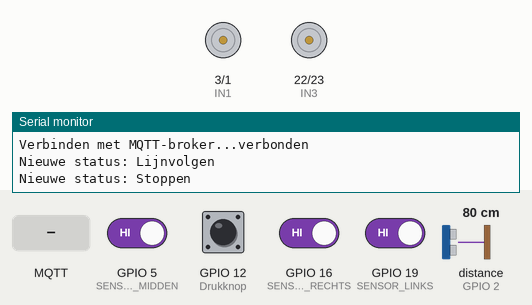
The sketch below on a simulated ESP32. Shown: motor-driver pin pairs drawn as motors (green arrow = first pin HIGH = forward, orange = second pin HIGH = backward, longer = more drive, scaled by the enable pin), the last lines printed to the serial monitor. Wiring (inferred from the names in the program): ultrasonic range finder: trigger GPIO 4; echo GPIO 2. The test bench sets the inputs (shaded band); at power-on: GPIO 5 (SENSOR_MIDDEN), GPIO 12 (Drukknop), GPIO 16 (SENSOR_RECHTS), GPIO 19 (SENSOR_LINKS) HIGH, distance to the obstacle (sensor on GPIO 2) 80 cm. The echo pulse lasts 58.3 µs per cm; WiFi joins after 1.5 s; servers stay silent unless stated; no MQTT or app messages arrive unless stated.

Above: at 2.7 s.
2.8 s: distance to the obstacle (sensor on GPIO 2) set to 17 cm
At 3.9 s:
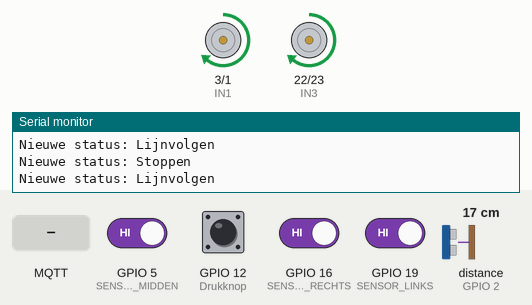
9.7 s: distance to the obstacle (sensor on GPIO 2) set to 13 cm
At 12.4 s:
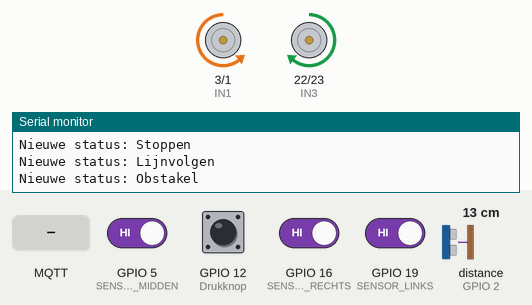
16.6 s: MQTT message "stop" arrives on the first subscribed topic
At 17.4 s:
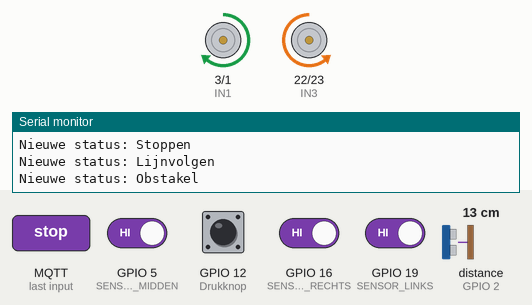
Timing chart, 0 to 19.8 s (numbered marks = the images above; inputs shaded):
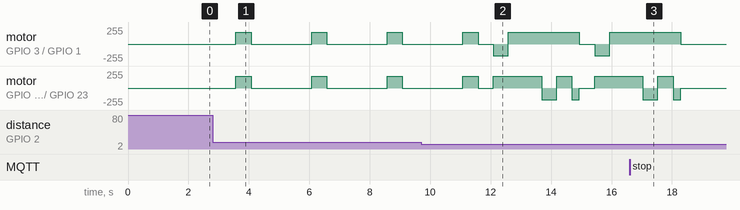

The sketch:

robot.ino
```cpp
// ===== Bibliotheken =====
#include <WiFi.h>          // Importeert de bibliotheek om WiFi-functionaliteit te gebruiken op de ESP32.
#include <PubSubClient.h>  // Importeert de bibliotheek voor MQTT (Message Queuing Telemetry Transport) communicatie.

// ===== WiFi en MQTT Instellingen =====
const char* ssid = "embed";                 // Definieert de naam (SSID) van het WiFi-netwerk waarmee verbonden moet worden.
const char* password = "weareincontrol";    // Definieert het wachtwoord van het WiFi-netwerk.
const char* mqtt_server = "192.168.1.91";   // Definieert het IP-adres van de MQTT-broker (de server die de berichten verwerkt).

WiFiClient espClient;                     // Creëert een WiFi-client object. Dit is nodig voor de MQTT-bibliotheek om een netwerkverbinding te maken.
PubSubClient client(espClient);           // Creëert een MQTT-client object en koppelt deze aan de hierboven gemaakte WiFi-client.

// ===== Sensor Pinnen =====
// Hier worden de fysieke pinnen van de ESP32 gedefinieerd waar de sensoren op aangesloten zijn.
const int trigPinVoor = 4;     // Definieert de pin voor de Trigger van de voorste ultrasone sensor.
const int echoPinVoor = 2;     // Definieert de pin voor de Echo van de voorste ultrasone sensor.
const int SENSOR_MIDDEN = 5;   // Definieert de pin voor de middelste lijnsensor.
const int SENSOR_LINKS = 19;   // Definieert de pin voor de linker lijnsensor.
const int SENSOR_RECHTS = 16;  // Definieert de pin voor de rechter lijnsensor.

// ===== Motor Pinnen =====
// Hier worden de pinnen gedefinieerd voor de L298N motor driver.
const int ENA = 21, IN1 = 3, IN2 = 1;    // Pinnen voor de RECHTER motor: ENA (snelheid), IN1 en IN2 (richting).
const int ENB = 18, IN3 = 22, IN4 = 23;  // Pinnen voor de LINKER motor: ENB (snelheid), IN3 en IN4 (richting).

// ===== Snelheden =====
// Definieert de snelheden voor verschillende manoeuvres. Waardes zijn PWM-waardes (0-255).
const int Snelheid_Forward = 180; // De standaardsnelheid voor vooruit rijden.
const int Snelheid_Back = 180;    // De standaardsnelheid voor achteruit rijden.
const int Snelheid_Draai = 180;   // De standaardsnelheid bij het draaien.

// ===== Obstakel Detectie =====
const float FRONT_OBSTACLE_DISTANCE = 15.0; // De afstand in centimeters waarbij de robot een object als een te vermijden obstakel beschouwt.

// ===== Robot Status =====
// Een 'enum' (opsomming) om de verschillende mogelijke statussen van de robot te benoemen. Dit maakt de code leesbaarder.
enum RobotStatus {
  GESTOPT,              // De robot staat stil (initiele staat of na een stop-commando).
  RIJDEND,              // Een algemene rij-status (momenteel minder gebruikt).
  OBSTAKEL_DETECTEERD,  // De robot is bezig met het ontwijken van een obstakel.
  LIJN_VOLGEN,          // De robot is de lijn aan het volgen.
  GESTOPT_DOOR_KNOP     // De robot is gepauzeerd door de fysieke knop.
};
RobotStatus huidigeStatus = GESTOPT; // Een variabele om de huidige status van de robot bij te houden. Begint als GESTOPT.

// ===== Timing Variabelen =====
unsigned long LaatstePublish = 0;   // Houdt de tijd bij van de laatste keer dat sensor data via MQTT is verstuurd.
const long Ultrasoon_Interval = 1000; // Het interval in milliseconden tussen het publiceren van de ultrasone sensorwaarden.

// ===== Motor PWM Kanalen =====
// De ESP32 gebruikt LEDC (LED Control) kanalen voor PWM-signalen. We wijzen elk een kanaal toe.
const int Motor_Left = 0;  // PWM-kanaal 0 voor de linkermotor.
const int Motor_Right = 1; // PWM-kanaal 1 voor de rechtermotor.

// ===== Drukknop Configuratie =====
const int Drukknop = 12;                // Definieert de pin waar de fysieke drukknop op aangesloten is.
bool pauzeActief = false;               // Houdt de 'gedebouncete' staat van de pauzeknop bij (waar = gepauzeerd, onwaar = actief).
bool commandPause = false;              // Houdt bij of de robot gepauzeerd is via een MQTT-commando ("stop").
const unsigned long debounceDelay = 50; // De wachttijd in milliseconden om 'denderen' (meerdere snelle signalen bij één druk) van de knop te negeren.

// Variabelen voor het 'polling debounce' mechanisme.
bool laatsteKnopStatus = HIGH;          // Slaat de vorige gelezen status van de knop op. HIGH omdat we INPUT_PULLUP gebruiken (niet ingedrukt = HIGH).
unsigned long lastDebounceTime = 0;     // Tijdstip van de laatste keer dat de knop van status veranderde.
bool knopStatus = HIGH;                 // Slaat de stabiele, 'gedebouncete' status van de knop op.


// ===== WiFi en MQTT Setup Functies =====
void setup_wifi() {
  delay(10);                      // Korte vertraging om de hardware te stabiliseren bij opstarten.
  Serial.begin(115200);           // Start de seriële communicatie (voor debug-berichten via USB).
  Serial.println();               // Print een lege lijn voor leesbaarheid.
  Serial.print("Verbinden met WiFi ");
  Serial.println(ssid);           // Print met welk netwerk we proberen te verbinden.

  WiFi.begin(ssid, password);     // Start het WiFi-verbindingsproces met de opgegeven SSID en wachtwoord.

  while (WiFi.status() != WL_CONNECTED) { // Een 'while'-lus die blijft draaien zolang er geen WiFi-verbinding is.
    delay(500);                           // Wacht een halve seconde.
    Serial.print(".");                    // Print een puntje om aan te geven dat het proces bezig is.
  }
  Serial.println("");             // Ga naar de volgende regel als de verbinding is gelukt.
  Serial.println("WiFi verbonden");
  Serial.print("IP-adres: ");
  Serial.println(WiFi.localIP()); // Print het verkregen IP-adres op de seriële monitor.
}

// Deze functie wordt automatisch aangeroepen wanneer een MQTT-bericht binnenkomt op een geabonneerd topic.
void callback(char* topic, byte* payload, unsigned int length) {
  Serial.print("Bericht ontvangen [");
  Serial.print(topic);            // Print het topic waar het bericht vandaan kwam.
  Serial.print("]: ");

  String message;                 // Maak een lege String om de boodschap in op te slaan.
  for (int i = 0; i < length; i++) {
    message += (char)payload[i];  // Voeg elke byte uit de payload (als karakter) toe aan de message String.
  }
  Serial.println(message);        // Print de volledige ontvangen boodschap.

  if (String(topic) == "robot/commands") { // Controleert of het bericht afkomstig is van het topic 'robot/commands'.
    if (message == "stop") {               // Als het bericht "stop" is...
      Serial.println("Stopcommando ontvangen!");
      StopMotor();                         // Roep de functie aan om de motoren te stoppen.
      updateStatus(GESTOPT);               // Werk de status van de robot bij naar GESTOPT.
      commandPause = true;                 // Zet de vlag voor de MQTT-pauze op 'waar'.
    } else if (message == "start") {       // Als het bericht "start" is...
      Serial.println("Startcommando ontvangen!");
      commandPause = false;                // Zet de vlag voor de MQTT-pauze op 'onwaar'.
      if (!pauzeActief) {                  // Als de robot NIET door de fysieke knop is gepauzeerd...
          updateStatus(LIJN_VOLGEN);       // ...hervat dan met lijnvolgen.
      } else {                             // Anders...
          Serial.println("Robot is gepauzeerd door knop, startcommando genegeerd voor hervatten."); // ...geef een melding dat de knop eerst moet worden gebruikt.
      }
    }
  }
}

// Functie om opnieuw te verbinden met de MQTT-broker als de verbinding wegvalt.
void reconnect() {
  while (!client.connected()) { // Blijf proberen zolang de client niet verbonden is.
    Serial.print("Verbinden met MQTT-broker...");
    if (client.connect("ESP32Client")) { // Probeert te verbinden met een unieke client-ID "ESP32Client".
      Serial.println("verbonden");
      client.subscribe("robot/commands"); // Als de verbinding succesvol is, abonneer dan op het 'robot/commands' topic.
    } else {
      Serial.print("mislukt, rc=");
      Serial.print(client.state());       // Print de foutcode van de MQTT-client.
      Serial.println(" probeer opnieuw over 5 seconden");
      delay(5000);                        // Wacht 5 seconden voordat er opnieuw wordt geprobeerd.
    }
  }
}

// ===== Sensor Functies =====
// Meet de afstand met een ultrasone sensor.
float measureDistance(int trigPin, int echoPin) {
  digitalWrite(trigPin, LOW);   // Zorg ervoor dat de trigger-pin laag is om te beginnen.
  delayMicroseconds(20);        // Wacht even voor stabiliteit.
  digitalWrite(trigPin, HIGH);  // Zet de trigger-pin 10 microseconden hoog om een geluidspuls te versturen.
  delayMicroseconds(10);
  digitalWrite(trigPin, LOW);   // Zet de trigger-pin weer laag.

  // Meet de tijd (in microseconden) dat de echo-pin hoog is. Dit is de tijd die de puls nodig had om heen en terug te reizen.
  // De 30000 is een timeout in microseconden om niet oneindig te wachten als er geen echo terugkomt.
  long duration = pulseIn(echoPin, HIGH, 30000);
  // Berekent de afstand in cm. De duur wordt vermenigvuldigd met de geluidssnelheid (0.034 cm/µs) en gedeeld door 2 (voor de enkele reis).
  // Als de duur 0 is (timeout), geef dan een hoge waarde (999.0) terug om een foute meting aan te duiden.
  return (duration == 0) ? 999.0 : duration * 0.034 / 2;
}

// ===== Motor Functies =====
// Deze functies sturen de motoren aan.
void StopMotor() {
  digitalWrite(IN1, LOW);     // Zet alle richtingspinnen van de motordriver laag.
  digitalWrite(IN2, LOW);
  digitalWrite(IN3, LOW);
  digitalWrite(IN4, LOW);
  ledcWrite(Motor_Left, 0);   // Zet de snelheid van de linkermotor op 0 via PWM.
  ledcWrite(Motor_Right, 0);  // Zet de snelheid van de rechtermotor op 0 via PWM.
}

void MotorLForward() {
  digitalWrite(IN1, HIGH);    // Stelt de pinnen voor de linkermotor in om vooruit te draaien.
  digitalWrite(IN2, LOW);
}

void MotorLBack() {
  digitalWrite(IN1, LOW);     // Stelt de pinnen voor de linkermotor in om achteruit te draaien.
  digitalWrite(IN2, HIGH);
}

void MotorRForward() {
  digitalWrite(IN3, HIGH);    // Stelt de pinnen voor de rechtermotor in om vooruit te draaien.
  digitalWrite(IN4, LOW);
}

void MotorRBack() {
  digitalWrite(IN3, LOW);     // Stelt de pinnen voor de rechtermotor in om achteruit te draaien.
  digitalWrite(IN4, HIGH);
}

// ===== Bewegingsfuncties =====
void drivestraight() {
  MotorRForward();                      // Zet de rechtermotor op vooruit.
  MotorLForward();                      // Zet de linkermotor op vooruit.
  ledcWrite(Motor_Right, Snelheid_Forward); // Stel de snelheid voor de rechtermotor in.
  ledcWrite(Motor_Left, Snelheid_Forward);  // Stel de snelheid voor de linkermotor in.
}

void driveleft() {
  MotorRForward();                    // Zet de rechtermotor op vooruit.
  MotorLBack();                       // Zet de linkermotor op achteruit (om ter plekke te draaien).
  ledcWrite(Motor_Right, Snelheid_Draai); // Stel de draaisnelheid in.
  ledcWrite(Motor_Left, Snelheid_Draai);
}

void driveright() {
  MotorLForward();                    // Zet de linkermotor op vooruit.
  MotorRBack();                       // Zet de rechtermotor op achteruit (om ter plekke te draaien).
  ledcWrite(Motor_Left, Snelheid_Draai);  // Stel de draaisnelheid in.
  ledcWrite(Motor_Right, Snelheid_Draai);
}

void driveback() {
  MotorLBack();                       // Zet de linkermotor op achteruit.
  MotorRBack();                       // Zet de rechtermotor op achteruit.
  ledcWrite(Motor_Left, Snelheid_Back);   // Stel de snelheid voor achteruit rijden in.
  ledcWrite(Motor_Right, Snelheid_Back);
}

// ===== Robot Logica =====
// Voert een vooraf gedefinieerde reeks bewegingen uit om een obstakel te ontwijken.
void vermijdObstakelLinks() {
  updateStatus(OBSTAKEL_DETECTEERD); // Werk de status bij naar 'obstakel detecteerd'.
  StopMotor();                       // Stop eerst.
  delay(500);                        // Wacht een halve seconde.
  driveleft();                       // Draai naar links.
  delay(500);
  drivestraight();                   // Rijd een stukje vooruit.
  delay(1100);
  driveright();                      // Draai naar rechts om weer parallel aan de originele route te komen.
  delay(500);
  drivestraight();                   // Rijd voorbij het obstakel.
  delay(500);
  driveright();                      // Draai weer naar rechts om terug te keren naar de lijn.
  delay(250);
}

// Logica voor het volgen van een lijn.
void volgLijn() {
  bool Midden = digitalRead(SENSOR_MIDDEN); // Leest de status van de middensensor.
  bool Links = digitalRead(SENSOR_LINKS);   // Leest de status van de linkersensor.
  bool Rechts = digitalRead(SENSOR_RECHTS); // Leest de status van de rechtersensor.

  if (Midden && !Links && !Rechts) {        // Als alleen de middensensor de lijn ziet (is HIGH)...
    drivestraight();                        // ...rijd dan rechtdoor.
  } else if (!Midden && !Rechts && Links) { // Als de linkersensor de lijn ziet...
    driveleft();                            // ...stuur dan naar links om te corrigeren.
  } else if (!Midden && !Links && Rechts) { // Als de rechtersensor de lijn ziet...
    driveright();                           // ...stuur dan naar rechts om te corrigeren.
  } else if (Midden && Links && Rechts) {   // Als alle sensoren de lijn zien (bijv. een T-splitsing of eindpunt)...
    StopMotor();                            // ...stop de motor.
    updateStatus(GESTOPT);                  // ...update de status.
    delay(2000);                            // ...wacht 2 seconden.
    drivestraight();                        // ...rijd een klein stukje door (om over de kruising te komen).
    updateStatus(LIJN_VOLGEN);              // ...update de status weer naar lijnvolgen.
    delay(500);
  } else if (!Midden && !Links && !Rechts) { // Als geen enkele sensor de lijn ziet (er vanaf gereden)...
    drivestraight();                         // ...ga rechtdoor in de hoop de lijn weer op te pikken.
  }
}

// Functie om de status van de robot bij te werken en te publiceren via MQTT.
void updateStatus(RobotStatus newStatus) {
  if (huidigeStatus != newStatus) { // Voer de code alleen uit als de status daadwerkelijk verandert.
    huidigeStatus = newStatus;      // Werk de globale statusvariabele bij.

    const char* statusStr = "";     // Maak een pointer voor de status-tekst.
    switch (huidigeStatus) {        // Selecteer de juiste tekstuele status gebaseerd op de 'enum' waarde.
      case GESTOPT: statusStr = "Stoppen"; break;
      case RIJDEND: statusStr = "Rijdend"; break;
      case OBSTAKEL_DETECTEERD: statusStr = "Obstakel"; break;
      case LIJN_VOLGEN: statusStr = "Lijnvolgen"; break;
      case GESTOPT_DOOR_KNOP: statusStr = "Gestopt_knop"; break;
    }

    if (client.connected()) { // Als er een MQTT-verbinding is...
      client.publish("robot/status", statusStr); // ...publiceer de nieuwe status naar het 'robot/status' topic.
    }
    Serial.print("Nieuwe status: "); Serial.println(statusStr); // Print de nieuwe status ook op de seriële monitor.
  }
}

// Publiceert de gemeten afstand van de ultrasone sensor via MQTT op een vast interval.
void printultrasonic(float afstand) {
  unsigned long currentMillis = millis(); // Haal de huidige tijd op.

  // Controleer of er genoeg tijd verstreken is sinds de laatste publicatie.
  if (currentMillis - LaatstePublish >= Ultrasoon_Interval) {
    LaatstePublish = currentMillis; // Reset de timer voor de volgende interval.
    if (client.connected()) {       // Als er een MQTT-verbinding is...
      char voorMsg[8];              // Maak een character array om de float-waarde in op te slaan.
      // Converteer de 'float' (getal met decimalen) afstand naar een 'char array' (tekst).
      dtostrf(afstand, 6, 2, voorMsg);
      client.publish("robot/sensors/voor", voorMsg); // Publiceer de afstand.
    }
  }
}

// ===== Drukknop Functie (met Debounce) =====
// Verwerkt het indrukken van de knop met een debounce-mechanisme om valse detecties te voorkomen.
void handleButtonPress() {
  int reading = digitalRead(Drukknop); // Leest de huidige, ruwe status van de knop (HIGH of LOW).

  // Als de knopstatus is veranderd (mogelijk door denderen of een echte druk)...
  if (reading != laatsteKnopStatus) {
    lastDebounceTime = millis(); // ...reset dan de debounce timer.
  }

  // Als de status al langer dan 'debounceDelay' stabiel is...
  if ((millis() - lastDebounceTime) > debounceDelay) {
    // ...dan is dit de nieuwe, betrouwbare status.

    // Als de nieuwe betrouwbare status verschilt van de vorige betrouwbare status...
    if (reading != knopStatus) {
      knopStatus = reading; // ...werk de stabiele status bij.

      // Voer de actie alleen uit als de nieuwe stabiele status LOW is (knop is ingedrukt).
      if (knopStatus == LOW) {
        pauzeActief = !pauzeActief; // Wissel de pauzestatus (van waar naar onwaar, of andersom).

        if (pauzeActief) { // Als de robot NU gepauzeerd wordt...
          StopMotor();     // Stop de motoren onmiddellijk.
          updateStatus(GESTOPT_DOOR_KNOP); // Werk de status bij.
          if (client.connected()) client.publish("robot/drukknop", "1"); // Publiceer knopstatus via MQTT.
          Serial.println("Knop ingedrukt - robot gestopt");
        } else { // Als de robot NU hervat wordt...
          // Controleer of de robot ook via MQTT gepauzeerd is.
          if (!commandPause) {
              updateStatus(LIJN_VOLGEN); // Zo niet, hervat lijnvolgen.
          } else {
              updateStatus(GESTOPT); // Zo ja, blijf gestopt (MQTT heeft voorrang).
          }
          if (client.connected()) client.publish("robot/drukknop", "0"); // Publiceer knopstatus.
          Serial.println("Knop losgelaten - robot hervat/status aangepast");
        }
      }
    }
  }
  // Sla de huidige lezing op voor de volgende keer. Zo wordt dit de 'laatsteKnopStatus'.
  laatsteKnopStatus = reading;
}


// ===== Main Setup Functie =====
// Deze functie wordt één keer uitgevoerd bij het opstarten of resetten van de ESP32.
void setup() {
  // Configureer alle sensorpinnen als INPUT. PULLUP betekent dat er een interne weerstand wordt gebruikt,
  // dus de pin is HIGH tenzij hij naar de grond wordt getrokken (door de sensor of knop).
  pinMode(trigPinVoor, OUTPUT);
  pinMode(echoPinVoor, INPUT);
  pinMode(SENSOR_MIDDEN, INPUT_PULLUP);
  pinMode(SENSOR_LINKS, INPUT_PULLUP);
  pinMode(SENSOR_RECHTS, INPUT_PULLUP);
  pinMode(Drukknop, INPUT_PULLUP);

  // Configureer alle motorpinnen als OUTPUT.
  pinMode(ENA, OUTPUT);
  pinMode(IN1, OUTPUT);
  pinMode(IN2, OUTPUT);
  pinMode(ENB, OUTPUT);
  pinMode(IN3, OUTPUT);
  pinMode(IN4, OUTPUT);

  // Configureer de PWM-kanalen voor de motoren (frequentie 1000Hz, 8-bit resolutie).
  ledcSetup(Motor_Left, 1000, 8);
  // Koppel het PWM-kanaal aan de fysieke pin (ENA).
  ledcAttachPin(ENA, Motor_Left);
  ledcSetup(Motor_Right, 1000, 8);
  // Koppel het PWM-kanaal aan de fysieke pin (ENB).
  ledcAttachPin(ENB, Motor_Right);

  setup_wifi(); // Roep de functie aan om met WiFi te verbinden.
  client.setServer(mqtt_server, 1883); // Configureer de MQTT-client met het serveradres en de standaardpoort (1883).
  client.setCallback(callback); // Vertelt de MQTT-client welke functie ('callback') hij moet uitvoeren als er een bericht binnenkomt.
}

// ===== Main Loop Functie =====
// Deze functie wordt continu herhaald zolang de ESP32 stroom heeft.
void loop() {
  if (!client.connected()) { // Controleer bij elke lus of de MQTT-verbinding nog actief is.
    reconnect();             // Zo niet, probeer opnieuw te verbinden.
  }
  client.loop(); // Houd de MQTT-verbinding in stand en verwerkt inkomende berichten (roept 'callback' aan indien nodig).

  handleButtonPress(); // Roep de functie aan die de status van de drukknop controleert.

  float voorAfstand = measureDistance(trigPinVoor, echoPinVoor); // Meet de afstand met de voorste sensor.
  printultrasonic(voorAfstand); // Roep de functie aan die de afstand periodiek via MQTT publiceert.

  // Belangrijke controle: als de robot gepauzeerd is (via de fysieke knop OF een MQTT-commando)...
  if (pauzeActief || commandPause) {
    StopMotor(); // Zorg ervoor dat de motoren gestopt zijn (extra veiligheid).
    return;      // Sla de rest van de lus over. Er wordt geen bewegingslogica uitgevoerd.
  }

  // De bewegingslogica wordt alleen uitgevoerd als de robot niet gepauzeerd is.
  // Controleer eerst op obstakels. De afstand > 0 controle is om foute metingen te negeren.
  if (voorAfstand < FRONT_OBSTACLE_DISTANCE && voorAfstand > 0) {
    vermijdObstakelLinks(); // Als er een obstakel is, roep de ontwijkingsfunctie aan.
  } else {
    // Als de vorige staat niet 'obstakel ontwijken' was, zet de staat dan (terug) op 'lijn volgen'.
    if(huidigeStatus != OBSTAKEL_DETECTEERD) {
         updateStatus(LIJN_VOLGEN);
    }
    volgLijn(); // Als er geen obstakel is, voer de lijnvolg-logica uit.
  }
}
```

Measured:
- the behaviour switches between 16 and 15 cm on distance to the obstacle (sensor on GPIO 2) (found by bisection; images 1 and 2)
- after the input at 16.6 s, motor on GPIO 3 (IN1) / GPIO 1 (IN2), motor on GPIO 22 (IN3) / GPIO 23 (IN4): goes on until 18.3 s, then stays stopped
